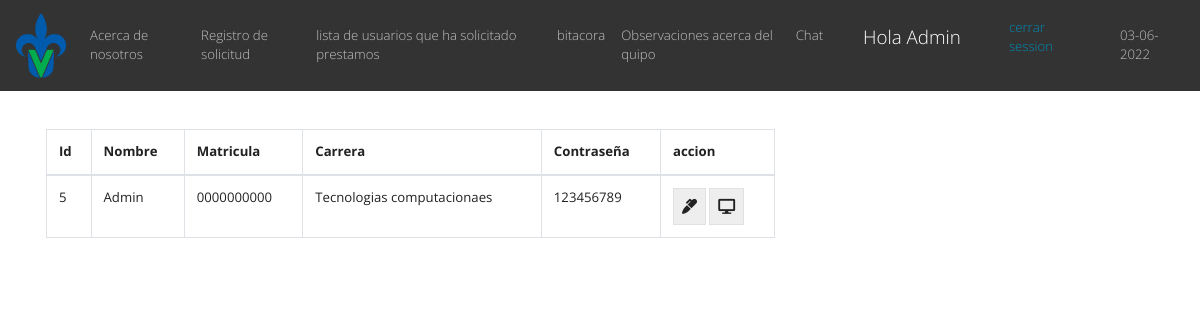
The page /estudiante.php (signed in) on the database as committed earlier.
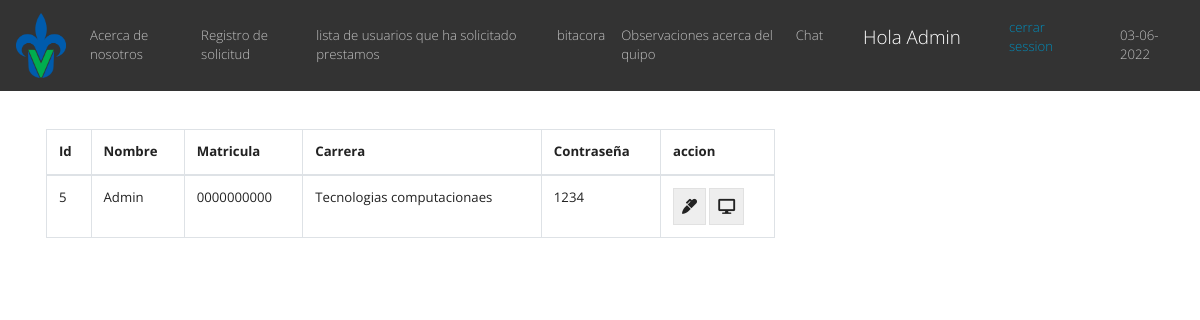
The same page on the database as committed later.
### tables this page shows
CREATE TABLE `usarios` (
  `id` int(11) NOT NULL AUTO_INCREMENT,
  `nombre` varchar(100) DEFAULT NULL,
  `matricula` varchar(100) DEFAULT NULL,
  `carrera` varchar(100) DEFAULT NULL,
  `id_rol` int(11) DEFAULT NULL,
  `pass` varchar(255) NOT NULL,
  PRIMARY KEY (`id`),
  KEY `fk_id_rol` (`id_rol`),
  CONSTRAINT `fk_id_rol` FOREIGN KEY (`id_rol`) REFERENCES `rol` (`id`)
);

### estudiante.php (the view, shortened to what this page needs)
<?php
include("db.php");
$username = $_SESSION['username'];
if(!isset($username)){
  header("location: login.php");
  }else{?>
<!DOCTYPE html>
<html lang="en">
  <head>
    <link rel="stylesheet" href="https://bootswatch.com/4/yeti/bootstrap.min.css">
    <link rel="stylesheet" href="https://use.fontawesome.com/releases/v5.6.3/css/all.css">
  </head>
  <body>
   <nav class="navbar navbar-expand-sm bg-dark navbar-dark">
  <a class="navbar-brand" >
    <img src="img/uv.png" alt="logo" style="width:50px;">
  </a>
  <ul class="navbar-nav">
    <li class="nav-item">
      <a class="nav-link" href="nosotros.php ">Acerca de nosotros</a>
    </li>
    <li class="nav-item">
      <a class="nav-link" href="Registro.php">Registro de solicitud</a>
    </li>
    <li class="nav-item">
      <a class="nav-link" href="prestamos.php">lista de usuarios que ha solicitado prestamos</a>
    </li>
    <li class="nav-item">
      <a class="nav-link" href="bitacora.php">bitacora</a>
    </li>
    <li class="nav-item">
      <a class="nav-link" href="observaciones.php">Observaciones acerca del quipo</a>
    </li>
    <li class="nav-item">
      <a class="nav-link" href="chat.php">Chat</a>
    </li>
    <li class="nav-item">
      <a class="nav-link" >             </a>
    </li>
     <li class="nav-item">
      <a class="nav-link" >              </a>
    </li>
     <li class="nav-item">
      <a class="navbar-brand"  tanindex="" alt="volver a la pagina principal">  Hola  <?php echo $username;} ?></a>
    </li>
    <li class="nav-item">
      <a class="nav-link" >             </a>
    </li>
     <li class="nav-item">
      <a class="nav-link" >              </a>
    </li>
    <li class="nav-item">
          <?php
                  echo "<a class='nav-item' href='includes/salir.php'  tabindex='' alt='cerrar mi session'>cerrar session </a>";
                ?>
    </li>
    <li class="nav-item">
      <a class="nav-link" >             </a>
    </li>
     <li class="nav-item">
      <a class="nav-link" >              </a>
    </li>
    <li class="nav-item">
      <a class="nav-link" href="#">
        <?php
          echo date("d-");
          echo date("m-");
          echo date("Y");
        ?>
      </a>
    </li>
  </ul>
</nav>
    <br>
    <div class="container p-3" >
    <div class="row">
        <div class="col-md-8">
            <table class="table table-bordered">
                <thead>
                    <tr>
                        <th>Id</th>
                        <th>Nombre</th>
                        <th>Matricula</th>
                        <th>Carrera</th>
                        <th>Contraseña</th>
                        <th>accion</th>
                    </tr>
                </thead>
                <tbody>
                    <?php
                        $sql ="SELECT * FROM usarios where nombre = '$username' ";
                        $consuta= mysqli_query( $conn, $sql );
                        while($row = mysqli_fetch_array($consuta) ){ ?>
                        <tr>
                            <td><?php echo $row['id'] ?></td>
                            <td><?php echo $row['nombre'] ?></td>
                            <td><?php echo $row['matricula'] ?></td>
                            <td><?php echo $row['carrera'] ?></td>
                            <td><?php echo $row['pass'] ?></td>
                            <td>
                               <a tabindex="10" alt="editar usuarios " href="edit_estudiante.php?id=<?php echo $row['id'] ?>" class="btn btn-secondary">
                                   <i class="fas fa-marker"> </i>
                               </a>
                                <a tabindex="11" alt="borrar usuario BE careful" href="prestamo.php?id=<?php echo $row['id'] ?>" class="btn btn-secondary">
                                   <i class="fa fa-desktop"></i>
                               </a>
                            </td>
                        </tr>
                    <?php } ?>
                </tbody>
            </table>
        </div>
    </div>
</div>
<?php include("includes/footer.php") ?>

Rows that differ between the two databases and show on the page:
changed usarios "Admin": pass "123456789" → "1234"
